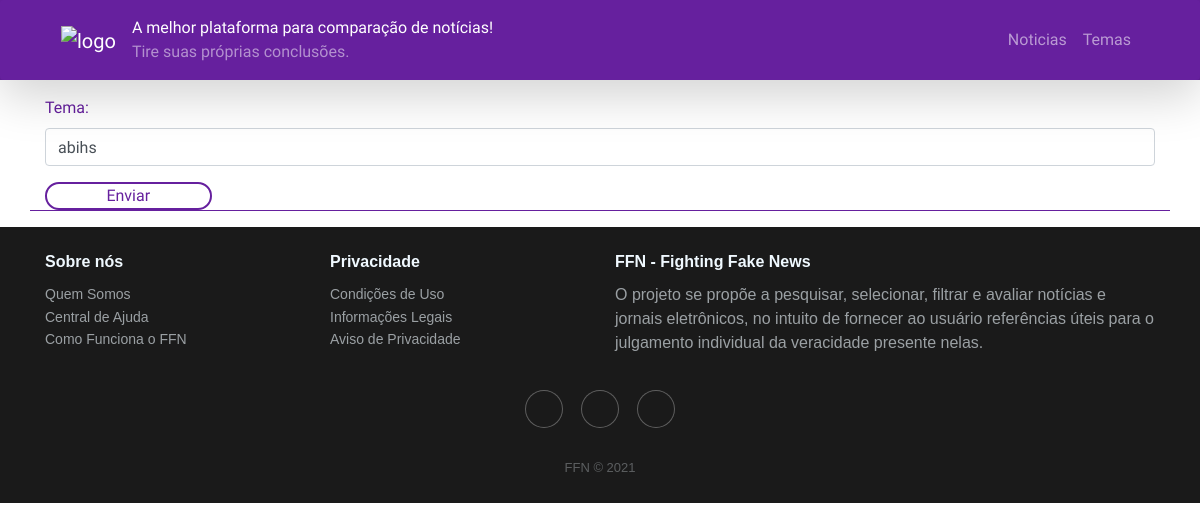
The page /updatetema/7 on the database as committed earlier.
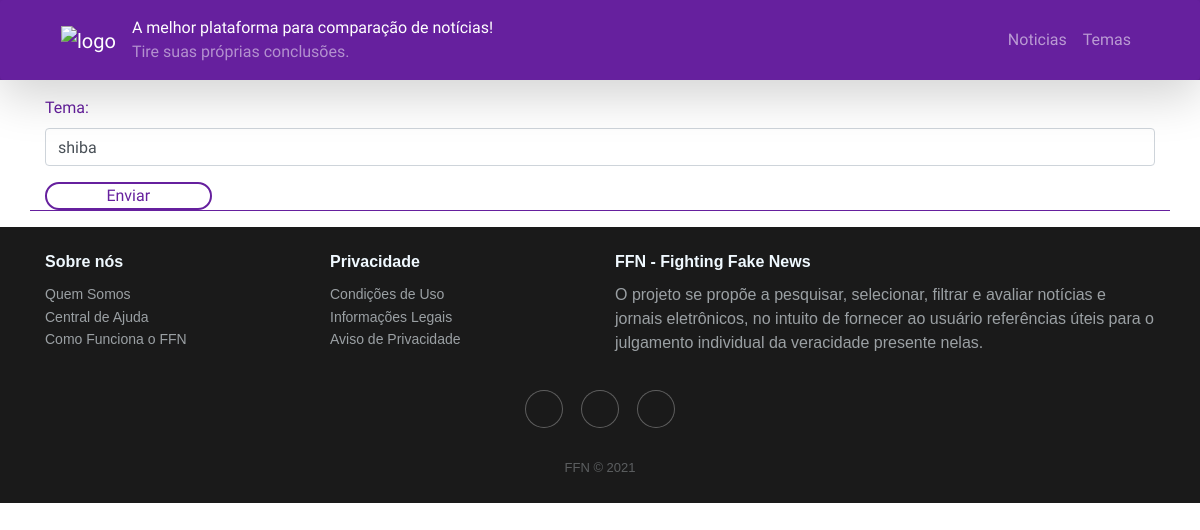
The same page on the database as committed later.
### crud/models.py (models this page shows, shortened)
class tema(models.Model):
    tema = models.CharField(max_length = 45)

### crud/views.py (the view)
# urls.py: path('updatetema/<int:id_tema>', views.update_tema, name= "update_tema"),
def update_tema(request, id_tema):
    temas = tema.objects.get(pk = id_tema)
    form = TemaForm(request.POST or None, instance = temas)
    if form.is_valid():
        form.save()
        return redirect("listatemas")
    pacote = {"tema_form": form}
    return render(request, "editartemas.html", pacote)

### crud/form.py
class TemaForm(ModelForm):
    class Meta:
        model = tema
        fields = ["tema"]

### crud/Templates/editartemas.html (shortened to what this page needs)
{%extends 'base.html'%}
{% block formulario %}
<form method="POST">
  {{tema_form.as_p}}
  <button type= "submit" id= "enviar2">Enviar</button>
</form>
{% endblock formulario %}

Rows that differ between the two databases and show on the page:
changed tema: tema "abihs" → "shiba"
